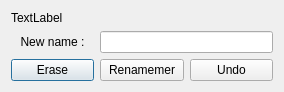
<?xml version="1.0" encoding="UTF-8"?>
<ui version="4.0">
 <class>RenameDialog</class>
 <widget class="QDialog" name="RenameDialog">
  <property name="geometry">
   <rect>
    <x>0</x>
    <y>0</y>
    <width>284</width>
    <height>88</height>
   </rect>
  </property>
  <property name="windowTitle">
   <string>Dialog</string>
  </property>
  <layout class="QGridLayout" name="gridLayout">
   <item row="1" column="0">
    <widget class="QLabel" name="label_2">
     <property name="text">
      <string>New name :</string>
     </property>
     <property name="alignment">
      <set>Qt::AlignCenter</set>
     </property>
    </widget>
   </item>
   <item row="2" column="0">
    <widget class="QPushButton" name="m_erase_pb">
     <property name="text">
      <string>Erase</string>
     </property>
    </widget>
   </item>
   <item row="2" column="1">
    <widget class="QPushButton" name="m_rename_pb">
     <property name="text">
      <string>Renamemer</string>
     </property>
    </widget>
   </item>
   <item row="2" column="2">
    <widget class="QPushButton" name="m_cancel_pb">
     <property name="text">
      <string>Undo</string>
     </property>
    </widget>
   </item>
   <item row="1" column="1" colspan="2">
    <widget class="QLineEdit" name="lineEdit"/>
   </item>
   <item row="0" column="0" colspan="3">
    <widget class="QLabel" name="m_label">
     <property name="text">
      <string>TextLabel</string>
     </property>
    </widget>
   </item>
  </layout>
 </widget>
 <resources/>
 <connections/>
</ui>
